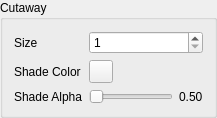
        <widget class="QGroupBox" name="CutawayGroup">
         <property name="title">
          <string>Cutaway</string>
         </property>
         <layout class="QGridLayout" name="CutawayLayout">
          <item row="0" column="0">
           <widget class="QLabel" name="CutawaySizeLabel">
            <property name="toolTip">
             <string>Choose how many studs across a cutaway is when placed with a click.</string>
            </property>
            <property name="buddy">
             <cstring>CutawaySizeSpinBox</cstring>
            </property>
            <property name="text">
             <string>Size</string>
            </property>
           </widget>
          </item>
          <item row="0" column="1" colspan="2">
           <widget class="swRangeSpinBox" name="CutawaySizeSpinBox">
            <property name="accessibleName">
             <string>Cutaway Size</string>
            </property>
            <property name="toolTip">
             <string>Choose how many studs across a cutaway is when placed with a click.</string>
            </property>
            <property name="minimum">
             <number>1</number>
            </property>
            <property name="maximum">
             <number>64</number>
            </property>
           </widget>
          </item>
          <item row="1" column="0">
           <widget class="QLabel" name="CutawayShadeColorLabel">
            <property name="toolTip">
             <string>Choose the color of the light shade on the cutaway faces.</string>
            </property>
            <property name="buddy">
             <cstring>CutawayShadeColorButton</cstring>
            </property>
            <property name="text">
             <string>Shade Color</string>
            </property>
           </widget>
          </item>
          <item row="1" column="1" colspan="2">
           <widget class="QToolButton" name="CutawayShadeColorButton">
            <property name="accessibleName">
             <string>Cutaway Shade Color</string>
            </property>
            <property name="toolTip">
             <string>Choose the color of the light shade on the cutaway faces.</string>
            </property>
            <property name="text">
             <string />
            </property>
           </widget>
          </item>
          <item row="2" column="0">
           <widget class="QLabel" name="CutawayShadeAlphaLabel">
            <property name="toolTip">
             <string>Choose how opaque the light shade on the cutaway faces is, from 0 to 1.</string>
            </property>
            <property name="buddy">
             <cstring>CutawayShadeAlphaSlider</cstring>
            </property>
            <property name="text">
             <string>Shade Alpha</string>
            </property>
           </widget>
          </item>
          <item row="2" column="1">
           <widget class="QSlider" name="CutawayShadeAlphaSlider">
            <property name="accessibleName">
             <string>Cutaway Shade Alpha</string>
            </property>
            <property name="toolTip">
             <string>Choose how opaque the light shade on the cutaway faces is, from 0 to 1.</string>
            </property>
            <property name="sizePolicy">
             <sizepolicy hsizetype="Expanding" vsizetype="Fixed">
              <horstretch>0</horstretch>
              <verstretch>0</verstretch>
             </sizepolicy>
            </property>
            <property name="minimum">
             <number>0</number>
            </property>
            <property name="maximum">
             <number>100</number>
            </property>
            <property name="pageStep">
             <number>10</number>
            </property>
            <property name="orientation">
             <enum>Qt::Orientation::Horizontal</enum>
            </property>
            <property name="tickPosition">
             <enum>QSlider::TickPosition::NoTicks</enum>
            </property>
           </widget>
          </item>
          <item row="2" column="2">
           <widget class="QLabel" name="CutawayShadeAlphaValueLabel">
            <property name="toolTip">
             <string>Choose how opaque the light shade on the cutaway faces is, from 0 to 1.</string>
            </property>
            <property name="text">
             <string notr="true">0.50</string>
            </property>
           </widget>
          </item>
         </layout>
        </widget>
